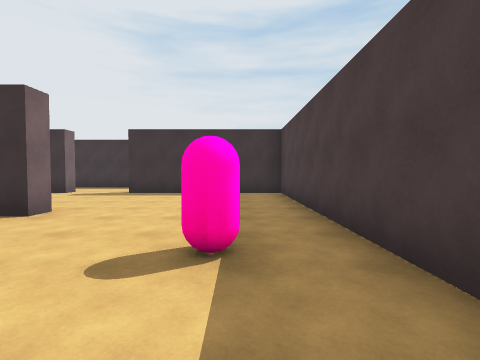
[1] (above)

23 first-person views from a walk through a Unity game level. The camera is 1.4 m above the floor, tilts 2° down and sees 85° across. The floor is counted in squares, 2 m on a side. Each view is taken from the middle of a square. On the plan, view 1 faces up. The plan holds only what a view shows up to about 9 squares ahead; the rest is blank. The place goes on beyond the plan. The player is left out. Surface patterns are stand-ins for the level's own textures.

[2]
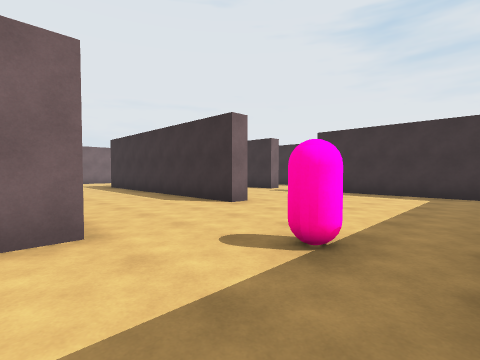

[3]
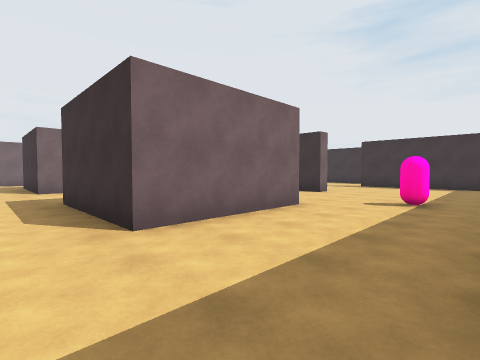

[4]
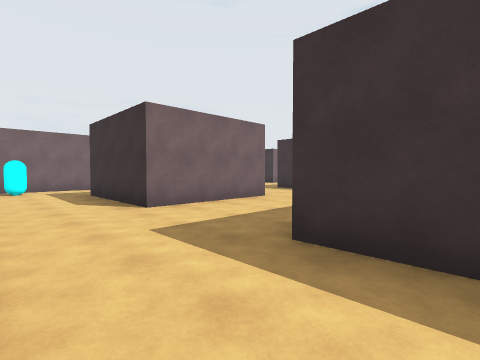

[5]
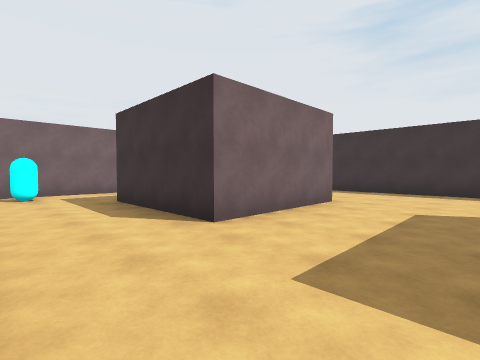

[6]
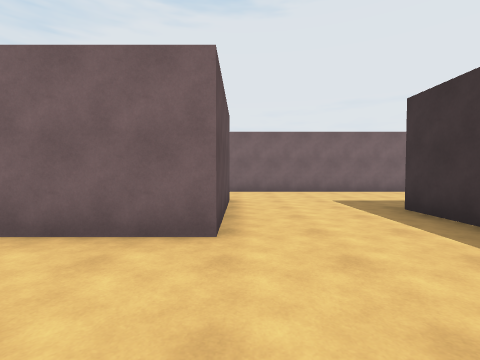

[7]
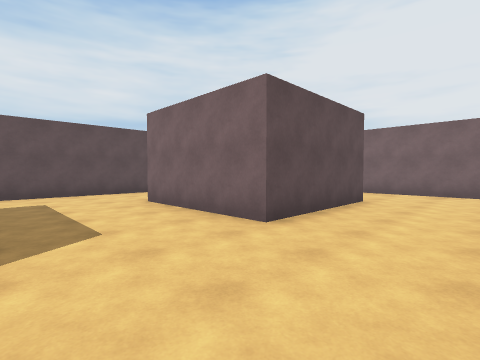

[8]
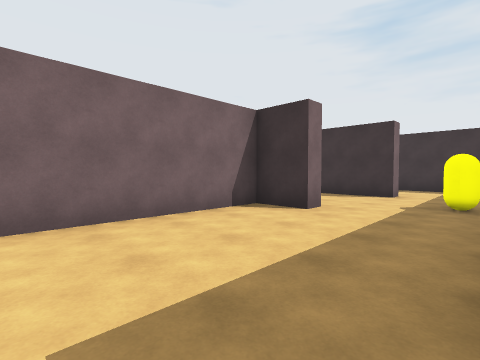

[9]
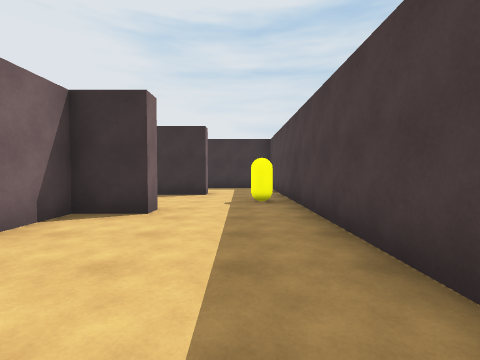

[10]
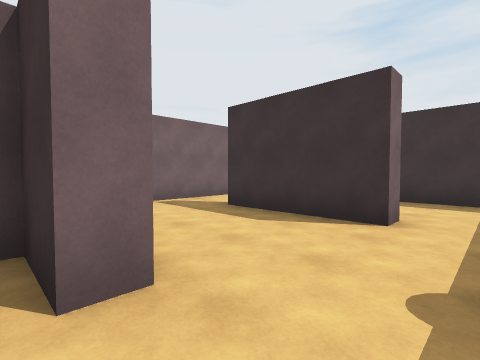

[11]
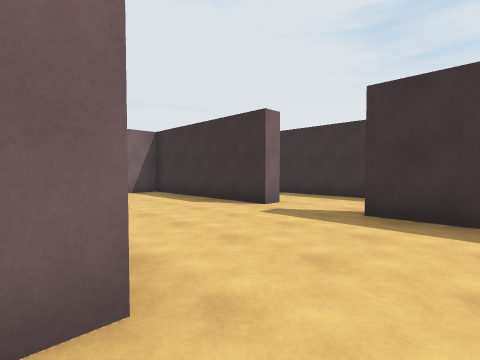

[12]
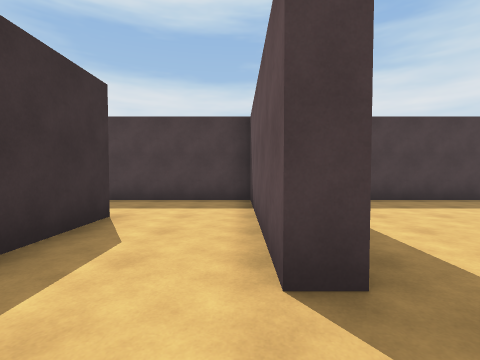

[13]
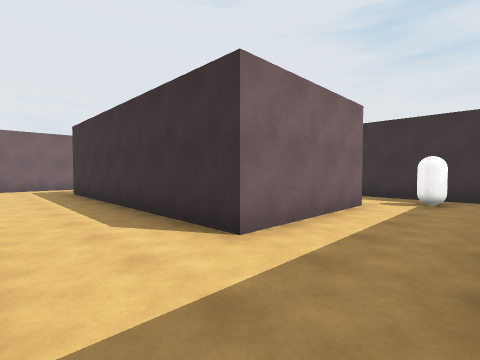

[14]
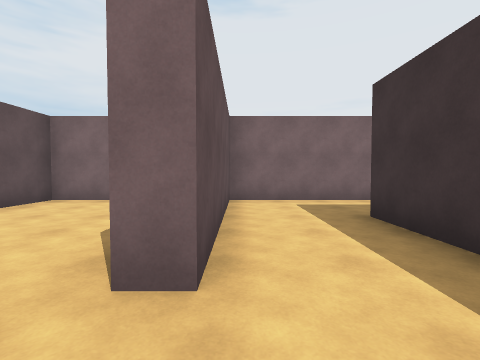

[15]
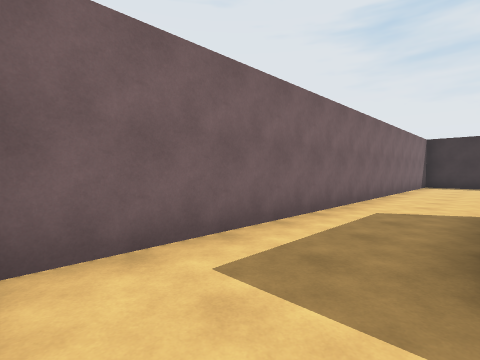

[16]
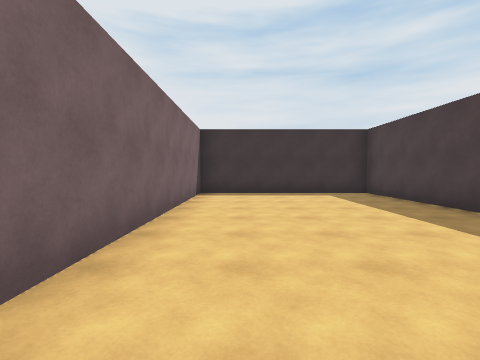

[17]
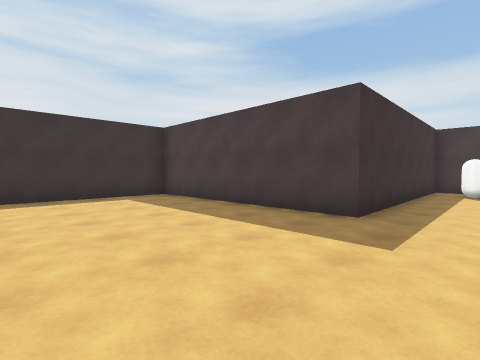

[18]
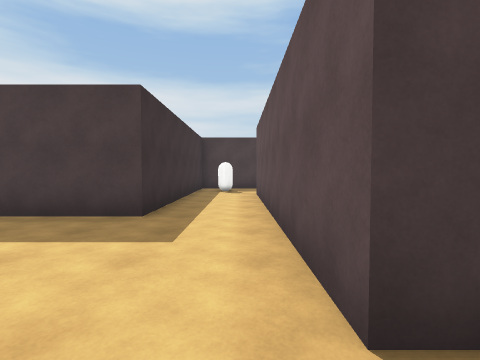

[19]
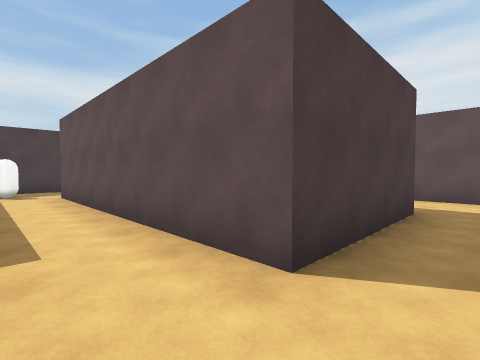

[20]
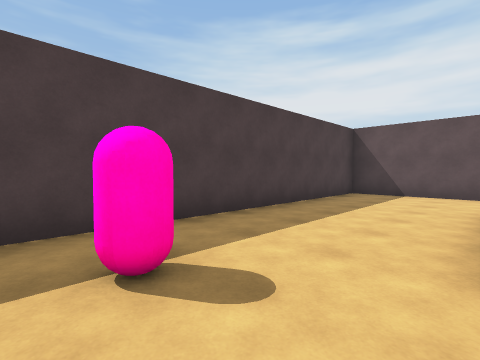

[21]
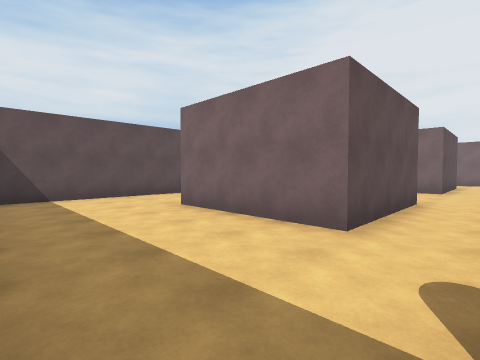

[22]
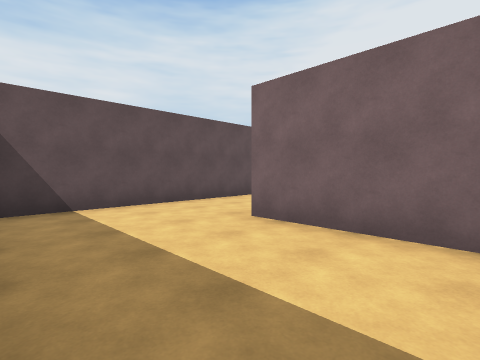

[23]
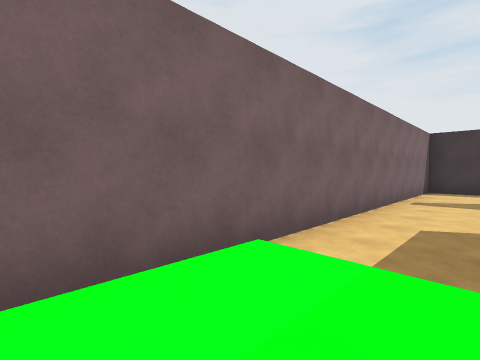

### Floor plan
Points are (right, up) in squares from view 1. A wall is a line through its corners. A room is listed if a view was taken in it or the views show most of it. See-through windows are left out.
Room 1 (views 1, 2, 3, 4, 5, 6, 7, 8, 9, 10, 11, 20, 21, 22, 23)
walls: (-5.5, 0.8) (-2, 0.8) (-2, -2.7) (-5.5, -2.7); (-12.4, 0.8) (-8.7, 0.8) (-8.7, -2.7) (-12.2, -2.7); (-3.2, 4.6) (-3.2, 4) (-10.7, 4) (-10.7, 8.4); (-5.5, 8.3) (-10.2, 8.3) (-10.2, 4.5) (-8.9, 4.5); (-10, -5.2) (-6.2, -5.2); (-14.7, -1.8) (-14.7, -4.6); (-10.7, 9.4) (-10.7, 10.4); (-4.8, -5.2) (1.3, -5.2) (1.3, 8.3) (-3.5, 8.3); (-13.5, 7.9) (-13.5, 7.3) (-14.7, 7.3) (-14.7, -0.2); (-13, 10.7) (-16, 10.7); (-17.7, 10.6) (-17.7, 3)
ways out: opening at (-4.5, 8) to room 2; opening at (-16.5, 11) to room 3; opening at (-12, 11) to room 3
objects: cyan capsule (-14, -4); yellow capsule (-12, 9) to (-11, 9); pink capsule (0, 2)
Room 2 (views 12, 13, 14, 15, 16, 17, 18, 19)
walls: (-8, 14.5) (-1, 14.5) (-1, 11) (-8, 11) (-8, 14.5); (-3.5, 8.3) (-3.5, 8.7) (0.9, 8.7); (1.3, 14) (1.3, 16.5) (-5, 16.5) (-5, 22.2) (-10.2, 22.2) (-10.2, 9.4); (-10.1, 8.7) (-5.5, 8.7) (-5.5, 8.3); (-10.7, 8.4) (-10.7, 9.4); (1.3, 8.6) (1.3, 12.2)
ways out: opening at (-4.5, 8) to room 1
objects: white capsule (0, 15)
Room 3 (no view inside)
walls: (-13, 11.2) (-13, 10.7); (-16.4, 13.8) (-17.7, 13.8) (-17.7, 10.6); (-12.2, 13.8) (-13.6, 13.8); (-10.7, 10.4) (-10.7, 11.9)
ways out: opening at (-16.5, 11) to room 1; opening at (-12, 11) to room 1

Positions as (right, up) in squares from view 1, and headings:
1: (0, 0), facing up
2: (1, 0), facing up-left
3: (1, -4), facing up-left
4: (-4, -5), facing up-left
5: (-6, -5), facing up-left
6: (-6, 1), facing left
7: (-6, 3), facing down-left
8: (-11, 3), facing up-left
9: (-12, 3), facing up
10: (-12, 7), facing up-left
11: (-2, 4), facing up-left
12: (-5, 9), facing right
13: (1, 9), facing up-left
14: (-4, 9), facing left
15: (-8, 9), facing up-left
16: (-9, 14), facing up
17: (-9, 15), facing up-right
18: (-9, 15), facing right
19: (-9, 16), facing down-right
20: (-2, 3), facing down-right
21: (1, 2), facing down-left
22: (1, 0), facing down-left
23: (-16, 3), facing up-left
